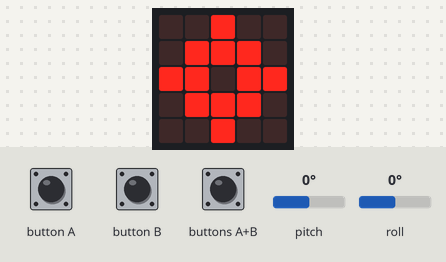
A program run on a simulated BBC micro:bit (MakeCode). Shown: the board's 5×5 LED display. Inputs (shaded band) come from the test bench; at power-on: pitch 0°, roll 0°. No radio messages arrive unless stated (any console line starting 'radio sent:' is added by the test bench); what the program prints to the serial console is not drawn.

Above: at 1.8 s.
1.9 s: buttons A+B pressed for 0.15 s
At 2.6 s:
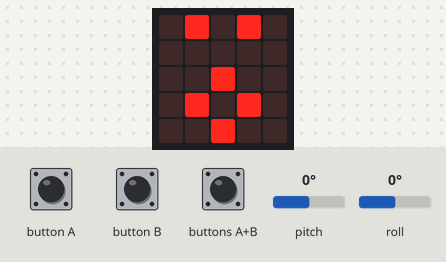
4.4 s: buttons A+B pressed for 1 s
Timing chart, 0 to 7.4 s (numbered marks = the images above; inputs shaded):
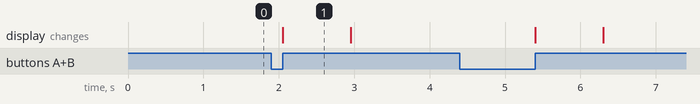

The program:

main.ts
```typescript
// OVLADAC turretu – druhy micro:bit v ruce
// Naklon do stran = otaceni, dopredu/dozadu = mireni, A+B = vystrel

let stranou = 0
let dopredu = 0

radio.setGroup(42)
basic.showIcon(IconNames.Target)

input.onButtonPressed(Button.AB, function () {
    radio.sendValue("pal", 1)
    basic.showIcon(IconNames.Surprised)
    basic.pause(300)
    basic.showIcon(IconNames.Target)
})

basic.forever(function () {
    stranou = input.rotation(Rotation.Roll)
    dopredu = input.rotation(Rotation.Pitch)
    radio.sendValue("otoc", stranou)
    radio.sendValue("mir", dopredu)
    basic.pause(50)
})
```

test.ts
```typescript
// Tady jsou testy. Při použití tohoto balíčku jako rozšíření nebude zkompilováno.
```

Measured:
- after the input at 1.9 s, the display: changes after 0.15 s (image 1)
- what the display in image 1 shows lasts 0.9 s, from 2.1 s to 3.0 s
